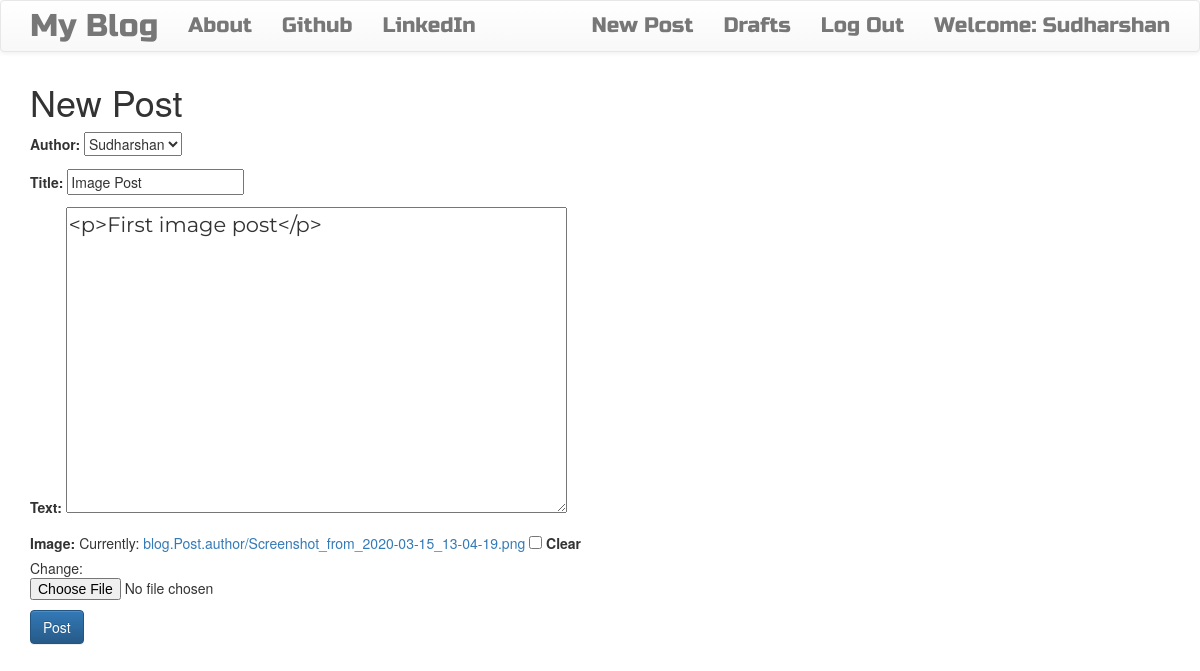
The app's page /post/5/edit/ (signed in) with its own data.
### blog/models.py (models this page shows, shortened)
class Post(models.Model):
    author = models.ForeignKey('auth.User',on_delete=models.CASCADE)
    image = models.ImageField(upload_to = author,blank = True)
    title = models.CharField(max_length = 200)
    text = models.TextField()
    create_date = models.DateTimeField(default = timezone.now())
    published_date = models.DateTimeField(blank = True,null = True)

### blog/views.py (the view)
# urls.py: path('post/<int:pk>/edit/',views.PostUpdateView.as_view(),name = 'post_edit'),
class PostUpdateView(LoginRequiredMixin,UpdateView):
    login_url = '/accounts/login'
    redirect_field_name = 'blog/post_detail.html'
    form_class = PostForm
    model = Post

### blog/forms.py
class PostForm(forms.ModelForm):
    class Meta():
        model = Post
        fields = ('author','title','text','image')
        widgets = {
            'title':forms.TextInput(attrs={'class':'textinputclass'}),
            'text':forms.Textarea(attrs={'class':'editable medium-editor-textarea postcontent'}),
        }

### blog/templates/blog/post_form.html (shortened to what this page needs)
{% extends 'blog/base.html' %}
{% block body_block %}
    <h1>New Post</h1>
    <form class="post-form" method="POST">
        {{ form.as_p }}
        <input type="submit" class="save btn btn-primary" value="Post">
    </form>
{% endblock %}

### blog/templates/blog/base.html (shortened to what this page needs)
<!DOCTYPE html>
{% load static %}
<html lang="en" dir="ltr">
    <head>
        <link rel="stylesheet" href="https://maxcdn.bootstrapcdn.com/bootstrap/3.3.7/css/bootstrap.min.css">
        <link rel="stylesheet" href="https://maxcdn.bootstrapcdn.com/bootstrap/3.3.7/css/bootstrap-theme.min.css">
        <link rel="stylesheet" href="//cdn.jsdelivr.net/npm/medium-editor@latest/dist/css/medium-editor.min.css" type="text/css" media="screen" charset="utf-8">
        <link rel="stylesheet" href="{% static 'css/blog.css' %}">
    </head>
    <body class="loader">
        <nav class="navbar navbar-default techfont custom-navbar">
            <div class="container">
                <ul class = "nav navbar-nav">
                    <li><a class="navbar-brand bigbrand" href="{% url 'post_list' %}">My Blog</a></li>
                    <li><a class="" href="{% url 'about' %}">About</a></li>
                    <li><a class="" href="https://www.github.com">Github</a></li>
                    <li><a class="" href="https://www.linkedin.com">LinkedIn</a></li>
                </ul>
                <ul class="nav navbar-nav navbar-right">
                    {% if user.is_authenticated %}
                        <li>
                            <a href="{% url 'post_new' %}">New Post</a>
                        </li>
                        <li>
                            <a href="{% url 'post_draft_list' %}">Drafts</a>
                        </li>
                        <li>
                            <a href="{% url 'logout' %}">Log Out</a>
                        </li>
                        <li>
                            <a>Welcome: {{user.username}}</a>
                        </li>
                    {% endif %}
                </ul>
            </div>
        </nav>
        <div class="content container">
            <div class="row">
                <div class="col-md-9">
                    <div class="blog_posts">
                        {% block body_block %}
                        {% endblock %}
                    </div>
                </div>
            </div>
        </div>
    </body>
</html>

### blog/static/css/blog.css (style rules this page uses)
.techfont { font-family: 'Russo One',sans-serif; font-size: 1.5em; margin-bottom: 10px; }
.bigbrand { font-size: 1.5em; }
.postcontent { font-family: 'Montserrat'; font-size: 1.5em; }
.loader { filter:hue-rotate(0deg); color:linear-gradient(45deg,#0f8,#08f); animation:hue 10000ms infinite linear; }

### records on screen
Post: author "Sudharshan", title "Image Post", text "<p>First image post</p>"

### other values on screen
{{ user.username }} "Sudharshan"
